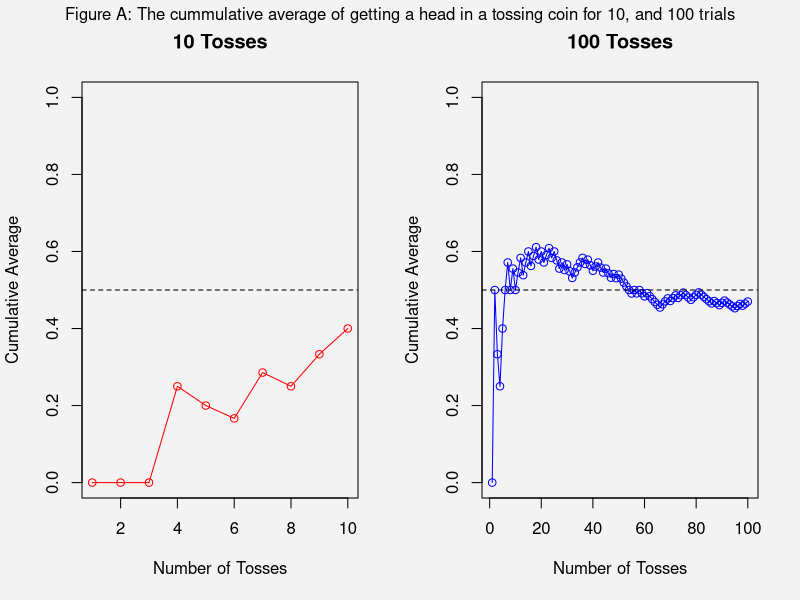
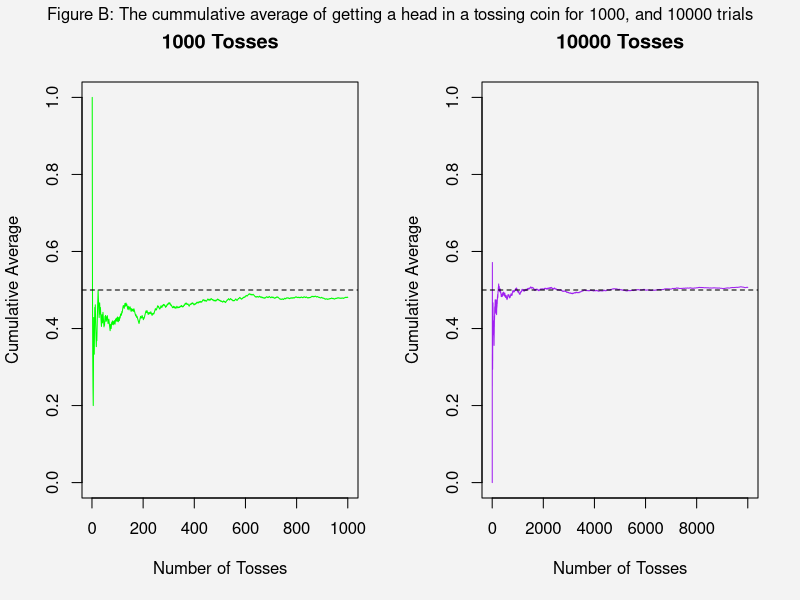
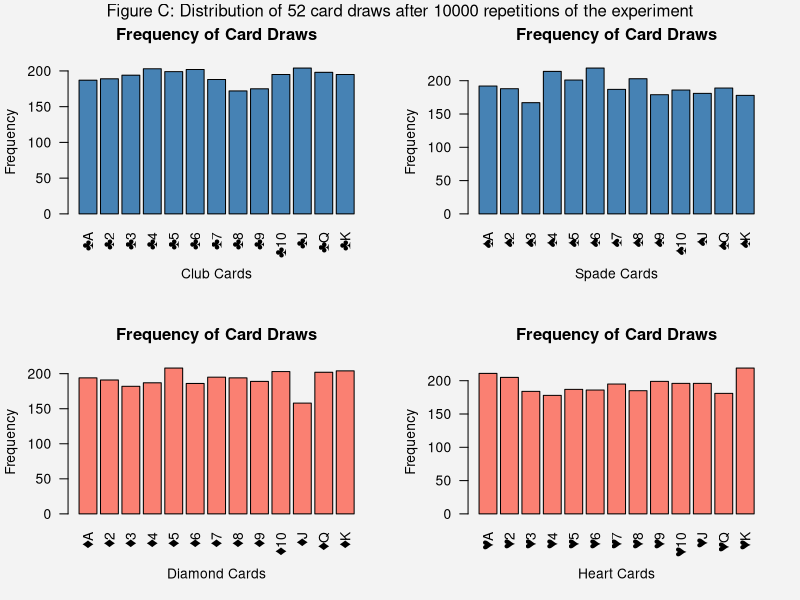
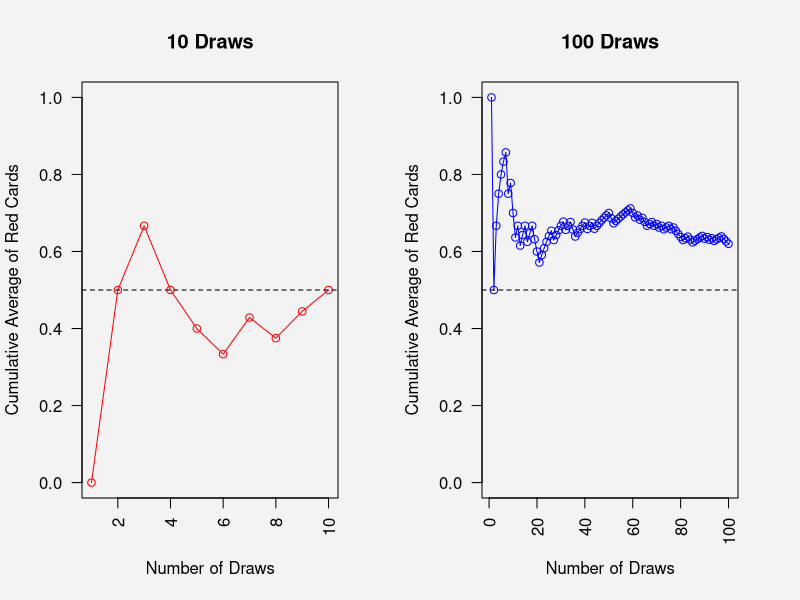
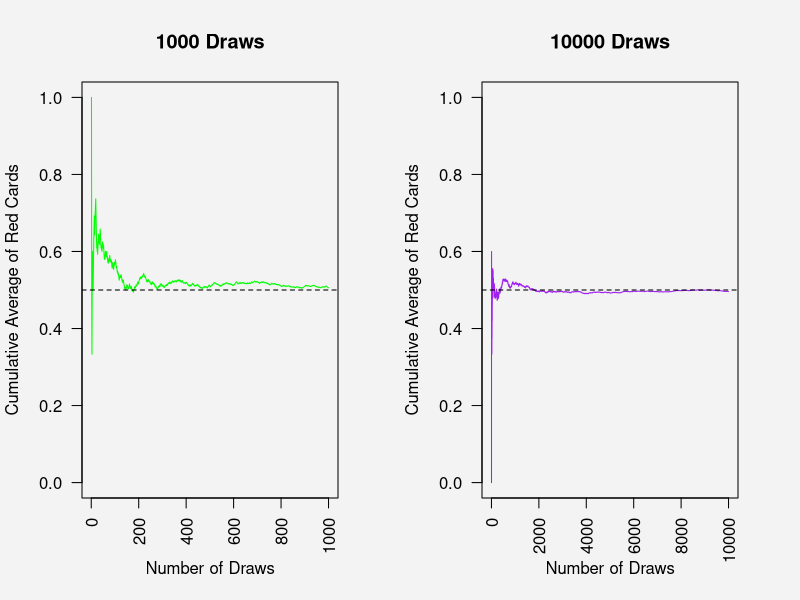
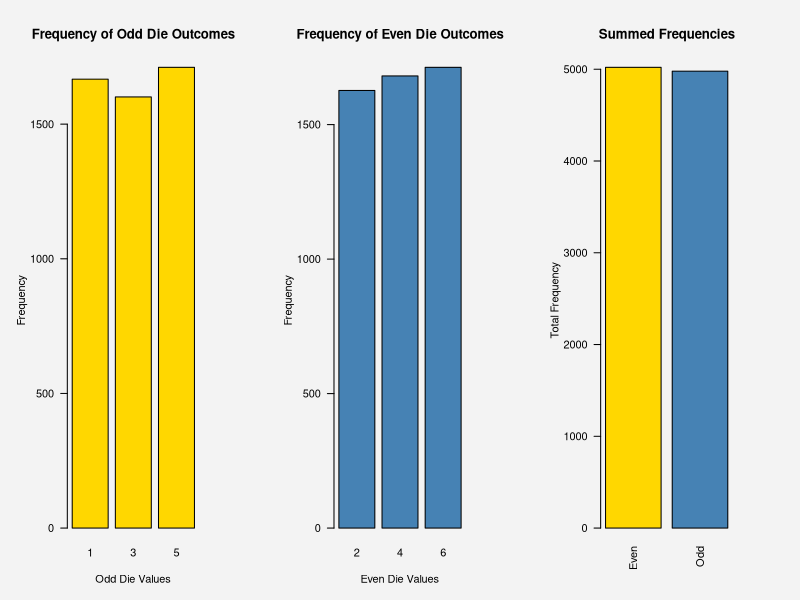
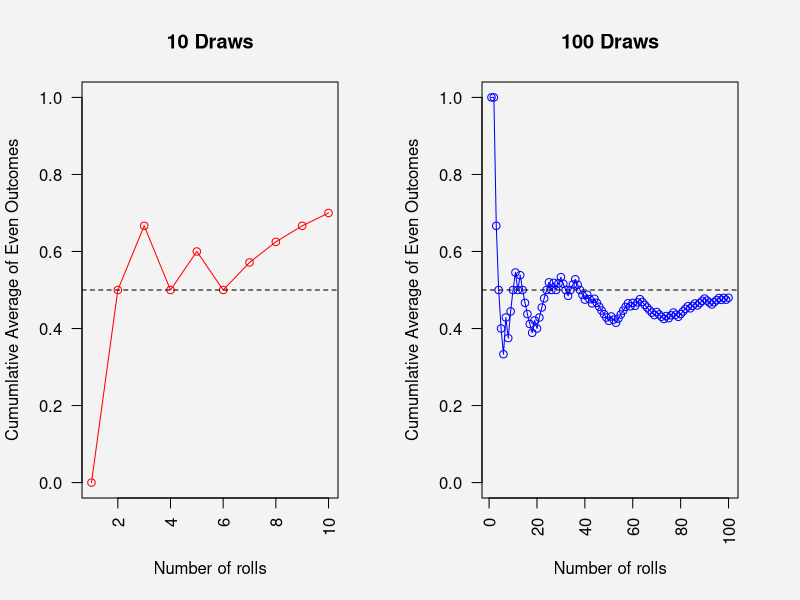
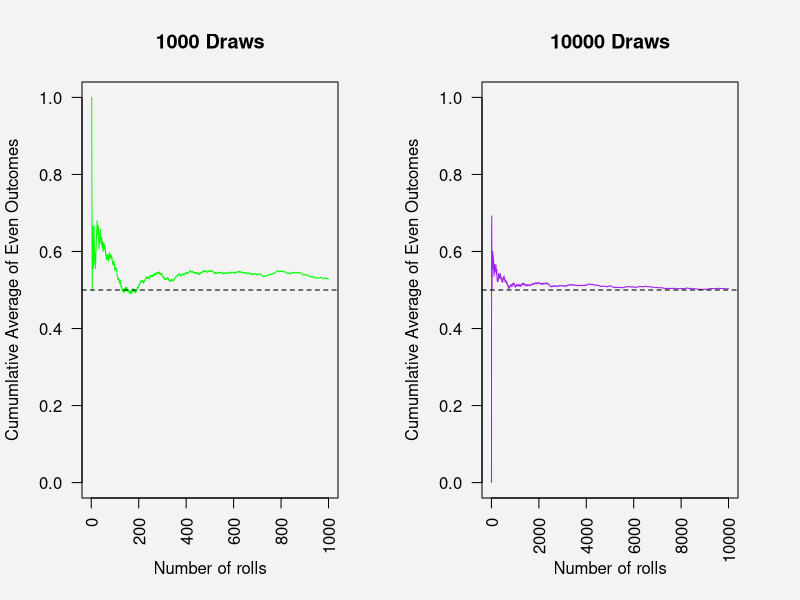

These charts were generated, in order, by the following R code:
## ---- chunk 1
knitr::opts_chunk$set(echo = TRUE)
## ---- chunk 2
# In R, we can simulate the relative frequency of the tossing coin experiment (E10, E50, E100, and E500) through sample() function
tosses_10 <- sample(c("H", "T"), 10, replace = TRUE)
tosses_100 <- sample(c("H", "T"), 100, replace = TRUE)
tosses_1000 <- sample(c("H", "T"), 1000, replace = TRUE)
tosses_10000 <- sample(c("H", "T"), 10000, replace = TRUE)

# table(tosses_10); table(tosses_100); table(tosses_1000); table(tosses_10000)
#To obtain the relative probabilities, we divide each table() function with the trials made
print("The relative probabilities has been simulated for the 10, 100, 1000, 10000 repeated trials of tossing a coin!")
table (tosses_10)/10; table (tosses_100) /100; table (tosses_1000)/1000; table (tosses_10000)/10000
print("Observe the plemininary results, as the experiment increases, the chances of heads is much closed to the 50%")
## ---- chunk 3
# Create a function that handles the cumulative average for head as the experiment progresses.
calculate_cumulative_avg <- function(tosses) {
  
  # Cumulative sum of heads (if H then +1, else if T then -1)
  heads_count <- cumsum(tosses == "H") 
  
  heads_count / 1:length(tosses) # Cumulative average of heads
}

# Calculate cumulative averages
cumulative_avg_10 <- calculate_cumulative_avg(tosses_10)
cumulative_avg_100 <- calculate_cumulative_avg(tosses_100)
cumulative_avg_1000 <- calculate_cumulative_avg(tosses_1000)
cumulative_avg_10000 <- calculate_cumulative_avg(tosses_10000)

# Set up the plotting area to have 4 panels (1 row and 2 columns)
par(mfrow=c(1, 2), bg = "#f3f3f3")

# Plot for 10 tosses
plot(1:10, cumulative_avg_10, type = "o", col = "red", ylim = c(0, 1),
     xlab = "Number of Tosses", ylab = "Cumulative Average", main = "10 Tosses")
abline(h = 0.5, lty = 2)

# Plot for 100 tosses
plot(1:100, cumulative_avg_100, type = "o", col = "blue", ylim = c(0, 1),
     xlab = "Number of Tosses", ylab = "Cumulative Average", main = "100 Tosses")
abline(h = 0.5, lty = 2)

# After all individual plots have been drawn
mtext("Figure A: The cummulative average of getting a head in a tossing coin for 10, and 100 trials", 
      outer = TRUE, cex = 1.0, line = -1.2)

# Plot for 1000 tosses
plot(1:1000, cumulative_avg_1000, type = "l", col = "green", ylim = c(0, 1),
     xlab = "Number of Tosses", ylab = "Cumulative Average", main = "1000 Tosses")
abline(h = 0.5, lty = 2)

# Plot for 10000 tosses
plot(1:10000, cumulative_avg_10000, type = "l", col = "purple", ylim = c(0, 1),
     xlab = "Number of Tosses", ylab = "Cumulative Average", main = "10000 Tosses")
abline(h = 0.5, lty = 2)

# After all individual plots have been drawn
mtext("Figure B: The cummulative average of getting a head in a tossing coin for 1000, and 10000 trials", 
      outer = TRUE, cex = 1.0, line = -1.2)
## ---- chunk 4
# Enumerate the cards that is categorized as red cards among the 52-standard deck
red <- c(paste0("♥", c("A", 2:10, "J", "Q", "K")), paste0("♦", c("A", 2:10, "J", "Q", "K")))

# Enumerate the cards that is categorized as black cards among the 52-standard deck
black <- c(paste0("♠", c("A", 2:10, "J", "Q", "K")), paste0("♣", c("A", 2:10, "J", "Q", "K")))

#Assign the two vectors as one where a standard-deck would contains:
deck <- c(red, black)

# Create a function that handles simulation of drawing a card where the 'n' is the mutable trials wanting to be made:
draw_cards <- function(n) {
  sample(deck, n, replace = TRUE)
}
## ---- chunk 5
# Vector must be numeric so that we can utilize the histogram distributions
card_freq <- table(draw_cards(10000)) 

# Manually specify the order of cards
ordered_cards <- c(paste0("♣", c("A", 2:10, "J", "Q", "K")),
                   paste0("♠", c("A", 2:10, "J", "Q", "K")),
                   paste0("♦", c("A", 2:10, "J", "Q", "K")),
                   paste0("♥", c("A", 2:10, "J", "Q", "K")))
                  

# Reorder 'card_freq' according to 'ordered_cards'
sorted_card_freq <- card_freq[ordered_cards]

# Set the margin to ensure all labels fit
par(mfrow = c(2,2), bg = "#f3f3f3")
par(mar = c(5, 4, 4, 2) + 0.1)  # Increase the bottom margin

barplot(sorted_card_freq[1:13], main = "Frequency of Card Draws", xlab = "Club Cards", ylab = "Frequency", col = "steelblue", las = 2)
barplot(sorted_card_freq[14:26], main = "Frequency of Card Draws", xlab = "Spade Cards", ylab = "Frequency", col = "steelblue", las = 2)

barplot(sorted_card_freq[27:39], main = "Frequency of Card Draws", xlab = "Diamond Cards", ylab = "Frequency", col = "salmon", las = 2)
barplot(sorted_card_freq[40:52], main = "Frequency of Card Draws", xlab = "Heart Cards", ylab = "Frequency", col = "salmon", las = 2)

# After all individual plots have been drawn
mtext("Figure C: Distribution of 52 card draws after 10000 repetitions of the experiment", 
      outer = TRUE, cex = 1.0, line = -1.2)
## ---- chunk 6
# Calculate cumulative average for red cards
calculate_cumulative_avg_red <- function(draws) {
  red_count <- cumsum(draws %in% red)
  red_count / 1:length(draws)
}

# Number of card draws to simulate
n_draws <- c(10, 100, 1000, 10000)

# Simulate card draws and calculate cumulative averages
cumulative_avgs_red <- lapply(n_draws, function(n) {
  draws <- draw_cards(n)
  calculate_cumulative_avg_red(draws)
})

# Set up plotting area (1 row and 2 columns)
par(mfrow=c(1, 2), bg = "#f3f3f3")
par(mar = c(5, 4, 4, 3) + 0.1)  # Increase the bottom margin

# Define colors and types for each plot
colors <- c("red", "blue", "green", "purple")
types <- c("o", "o", "l", "l")

# Plot the cumulative averages for red cards
for (i in 1:length(n_draws)) {
  
  color <- colors[i]; type_line <- types[i]
  plot(1:n_draws[i], cumulative_avgs_red[[i]], type = type_line, col = color, las = 2, ylim = c(0, 1),
       xlab = "Number of Draws", ylab = "Cumulative Average of Red Cards",
       main = paste(n_draws[i], "Draws"))
  abline(h = 0.5, lty = 2) # Expected probability line
}
## ---- chunk 7
# When a die (one dice) rolled, enumerate the event possibilities that an even number appears.
even <- c(2,4,6)
# When a die (one dice) rolled, enumerate the event possibilities that not an even number appears.
odd <- c(1,3,5)

# A die whose holding its universal events (sample).
die <- c(even, odd)

# Create a function that handles simulation of rolling a die where the 'n' is the mutable trials wanting to be made:
rolled_die <- function(n) {
  sample(die, n, replace = TRUE)
}

# Store the result of rolled_die(10000) in a variable
roll_results <- rolled_die(10000)

# Calculate the frequencies for odd and even numbers separately
odds_table <- table(roll_results[roll_results %% 2 != 0])
evens_table <- table(roll_results[roll_results %% 2 == 0])

# Set up the plotting area to have 1 row and 3 columns
par(mfrow=c(1, 3), bg = "#f3f3f3")
par(mar = c(5, 5, 5, 5) + 0.1)  # Increase the bottom margin

# Plot the frequency distribution for odd numbers
barplot(odds_table, main = "Frequency of Odd Die Outcomes", xlab = "Odd Die Values", ylab = "Frequency", col = "gold", las = 1)

# Plot the frequency distribution for even numbers
barplot(evens_table, main = "Frequency of Even Die Outcomes", xlab = "Even Die Values", ylab = "Frequency", col = "steelblue", las = 1)

# Store the original frequency that table
frequency_table <- table(roll_results)

# Now let's sum up the frequencies for 2, 4, 6 and 1, 3, 5
even_sum <- sum(frequency_table[c(2, 4, 6)])
odd_sum <- sum(frequency_table[c(1, 3, 5)])

# Create a bar plot with these sums
barplot(c(Even = even_sum, Odd = odd_sum), main = "Summed Frequencies", ylab = "Total Frequency", col = c("gold", "steelblue"), las = 2)
## ---- chunk 8
# Calculate cumulative average for even outcomes
calculate_cumulative_avg_even <- function(rolls) {
  event_count <- cumsum(rolls %in% even)
  event_count / 1:length(rolls)
}

# Number of a die rolls to simulate
n_rolls <- c(10, 100, 1000, 10000)

# Simulate die rolls and calculate cumulative averages
cumulative_avgs_even <- lapply(n_rolls, function(n) {
  rolls <- rolled_die(n)
  calculate_cumulative_avg_even(rolls)
})

# Set up plotting area (1 row and 2 columns)
par(mfrow = c(1,2), bg = "#f3f3f3")
par(mar = c(5,4,4,3) + 0.1) #Increase the bottom margin

# Plot the cumulative averages for even face value on a die outcomes
for(i in 1:length(n_rolls)) {
  
  color <- colors[i]; type_line <- types[i]
  plot(1:n_rolls[i], cumulative_avgs_even[[i]], type = type_line, col = color, las = 2, ylim = c(0,1), 
       xlab = "Number of rolls", ylab = "Cumumlative Average of Even Outcomes", 
       main = paste(n_rolls[i], "Draws"))
  abline(h = 0.5, lty = 2) # Expected probability line
}
